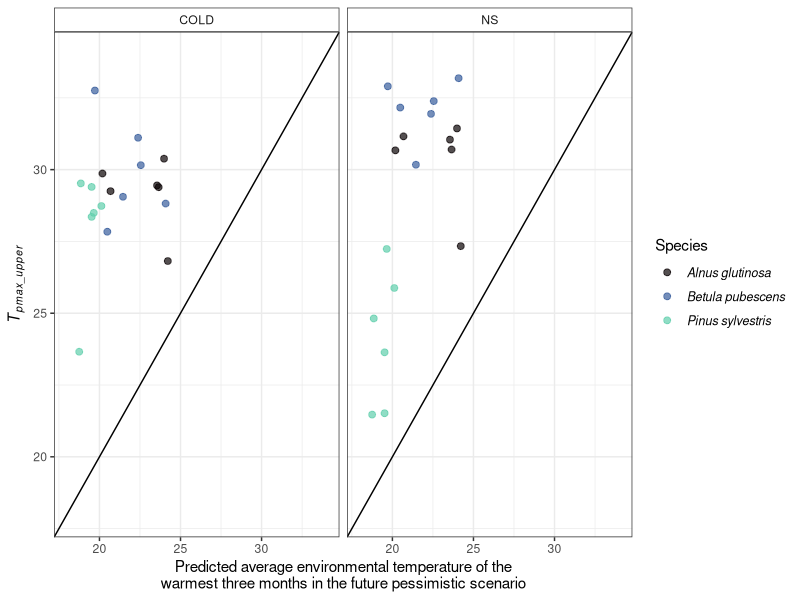

Generate this figure with R:
library(tidyr)
library(dplyr)
library(ggplot2)

# Import data ------------------------------------------------------------------
gp <- read.csv("output/csv/finalgermination_6weeks.csv")
env <- read.csv("data/csv/environment_data.csv")
bioclim <- read.csv("data/csv/bioclim_data.csv")

# Prepare datasets -------------------------------------------------------------

bioclim = bioclim %>%
  rename(serial_number = Serial.No)

env = inner_join(env, bioclim)
# glimpse(env)

env = env %>%
  mutate(date = as.Date(Date.Collected, "%d-%b-%y"),
         month = format(date, "%m"))


# Calculate predicted average environmental temperature ------------------------
# of the warmest three months in the future pessimistic scenario ---------------
# ------------------------------------------------------------------------------

# Create columns to store mean values
env$pess_tas_month    <- NA_real_
env$pess_tas_3months  <- NA_real_
env$pess_tasmax_month <- NA_real_
env$pess_tasmax_3months <- NA_real_

# Get column names for tas and tasmax
tas_cols    <- grep("^ssp585_tas_", names(env), value = TRUE)
tasmax_cols <- grep("^ssp585_tasmax_", names(env), value = TRUE)

# Loop through each row
for (i in seq_len(nrow(env))) {
  
  # Extract values for the current row
  tas_vals    <- as.numeric(env[i, tas_cols])
  tasmax_vals <- as.numeric(env[i, tasmax_cols])
  
  # Get top 3 values
  top3_tas    <- sort(tas_vals, decreasing = TRUE)[1:3]
  top3_tasmax <- sort(tasmax_vals, decreasing = TRUE)[1:3]
  
  # Assign values to new columns
  env$pess_tas_month[i]    <- max(top3_tas, na.rm = TRUE)
  env$pess_tas_3months[i]  <- mean(top3_tas, na.rm = TRUE)
  
  # env$pess_tasmax_month[i]    <- max(top3_tasmax, na.rm = TRUE)
  # env$pess_tasmax_3months[i]  <- mean(top3_tasmax, na.rm = TRUE)
}

gp = gp %>%
  dplyr::select(-lat_dd)

df = gp %>%
  left_join(., env, by = c("serial_number", "sp"))


# Plot figure ------------------------------------------------------------------

plot1 = ggplot(df) +
  
  facet_grid(. ~ group) +
  
  geom_abline(intercept = 0, slope = 1) +
  geom_point(aes(x = pess_tas_3months, y = Topt_upper, colour = sp),
             size = 2, alpha = 0.7) +
  scale_color_viridis_d(name = "Species", option = "G", end = 0.8) +
  scale_x_continuous(name = "Predicted average environmental temperature of the\nwarmest three months in the future pessimistic scenario", limits = c(18,34)) +
  scale_y_continuous(name = expression(italic(T[pmax_upper])), limits = c(18,34)) +
  theme_bw(base_size = 11) +
  theme(legend.position   = "right",
        legend.text       = element_text(size = 9, face = "italic"),
        # strip.text.x      = element_text(size = 9, face = "italic"),
        strip.background.x= element_rect(fill = "white"),
        plot.background   = element_rect(fill = "white"))

ggsave("output/imgs/Fig_SI_pess_tas_3months_VS_Topt_upper.png", plot1, width = 5.7, height = 2.5, units = "in")
